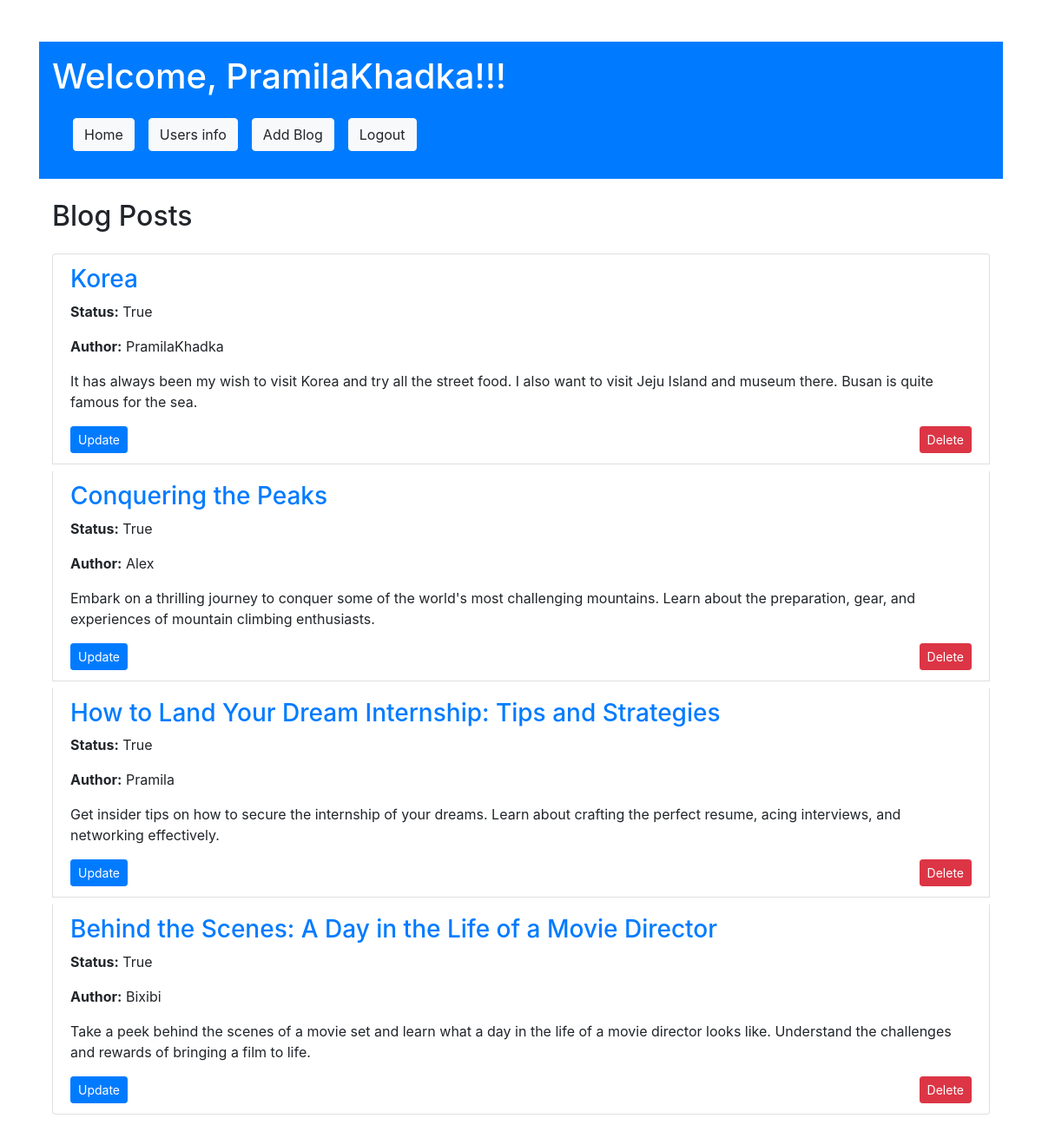
Page / (signed in) on the committed database.
### weblog/models.py (models this page shows, shortened)
class Blog(models.Model):
    title = models.CharField(max_length=100)
    description = models.TextField()
    author = models.ForeignKey(User, on_delete=models.CASCADE)
    category = models.ForeignKey(Category, on_delete=models.CASCADE)
    status = models.BooleanField(default=False)
    created_at = models.DateTimeField(auto_now_add=True)
    updated_at = models.DateTimeField(auto_now=True)
    deleted_at = models.DateField(auto_now=True)

### weblog/views.py (the view)
# urls.py: 2. Add a URL to urlpatterns:  path('', views.home, name='home')
def home(request):
    posts = Blog.objects.all()
    return render(request, 'home.html', {'posts': posts})

### weblog/templates/home.html (shortened to what this page needs)
{% extends "base.html" %}
{% block content %}
<header class="bg-primary text-white py-3 mb-4">
    <div class="container">
        <h1>Welcome, {{ user.username }}!!!</h1>
        <nav class="navbar navbar-expand-lg navbar-dark bg-primary">
            <div class="navbar-nav">
                <a class="nav-link" href="{% url 'weblog:home' %}">
                    <button type="button" class="btn btn-light">Home</button>
                </a>
                <a class="nav-link" href="{% url 'weblog:user_list' %}">
                    <button type="button" class="btn btn-light">Users info</button>
                </a>
                <a class="nav-link" href="{% url 'weblog:add_blog' %}">
                    <button type="button" class="btn btn-light">Add Blog</button>
                </a>
                <a class="nav-link" href="{% url 'weblog:logout' %}">
                    <button type="button" class="btn btn-light">Logout</button>
                </a>
            </div>
        </nav>
    </div>
</header>
<div class="container">
    <h2 class="mb-4">Blog Posts</h2>
    <ul class="list-group">
        {% for blog in posts %}
        <li class="list-group-item mb-2">
            <h3><a href="{% url 'weblog:blog_detail' blog.id %}">{{ blog.title }}</a></h3>
            <p><strong>Status:</strong> {{ blog.status }}</p>
            <p><strong>Author:</strong> {{ blog.author }}</p>
            <p>{{ blog.description }}</p>
            <div class="d-flex justify-content-between">
                <a href="{% url 'weblog:blog-update' blog.id %}">
                    <button type="button" class="btn btn-primary btn-sm">Update</button>
                </a>
                <a href="{% url 'weblog:blog-delete' blog.id %}">
                    <button type="button" class="btn btn-danger btn-sm">Delete</button>
                </a>
            </div>
        </li>
        {% endfor %}
    </ul>
</div>
{% endblock %}

### rows in the picture
Blog: title "Korea", status "True", author "PramilaKhadka", description "It has always been my wish to visit Korea and try all the street food. I also want to visit Jeju Island and museum there. Busan is quite famous for the sea."
Blog: title "Conquering the Peaks", status "True", author "Alex", description "Embark on a thrilling journey to conquer some of the world's most challenging mountains. Learn about the preparation, gear, and experiences of mountain climbing enthusiasts."
Blog: title "How to Land Your Dream Internship: Tips and Strategies", status "True", author "Pramila", description "Get insider tips on how to secure the internship of your dreams. Learn about crafting the perfect resume, acing interviews, and networking effectively."
Blog: title "Behind the Scenes: A Day in the Life of a Movie Director", status "True", author "Bixibi", description "Take a peek behind the scenes of a movie set and learn what a day in the life of a movie director looks like. Understand the challenges and rewards of bringing a film to life."

### other values in the picture
{{ user.username }} "PramilaKhadka"
